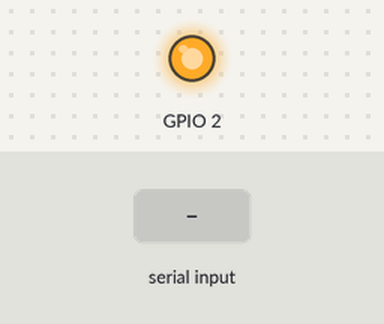
The program below on a simulated ESP32. Shown: output pins drawn as LEDs (lit = HIGH). Inputs (shaded band) come from the test bench. Nothing arrives over Bluetooth unless stated.

Above: at 1.2 s.
1.3 s: "desligar\n" received over the second serial link
At 2.2 s:
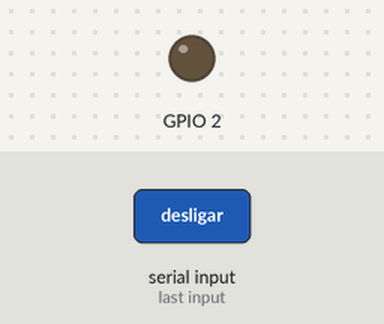
2.8 s: "ligar\n" received over the second serial link
At 3.3 s:
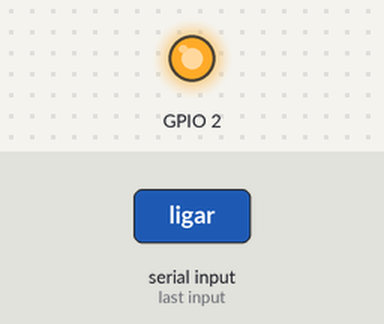
Timing chart, 0 to 5.8 s (numbered marks = the images above; inputs shaded):
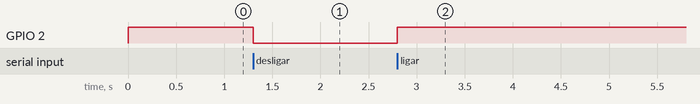

The program:

main.cpp
```cpp
#include <Arduino.h>
#include "BluetoothSerial.h"

BluetoothSerial BT;

String palavra = "";

void setup()
{
 BT.begin("ESPDIEGO1");
 pinMode(2, OUTPUT);
}

void loop()
{
 static bool conectado = false;
 if(BT.hasClient() != conectado)//le quando tem alguem conectado por bluetoofh e vira 1
 {
  conectado = !conectado;
  if(conectado == true)
  {
    digitalWrite(2 ,HIGH);
  }
  else
  {
   digitalWrite(2 ,LOW);
  }
 }
 while(BT.available())//analisa a serial para quando receber algo
 {
  char letra = BT.read();//le oq tem escrito na serial e atribue a uma variavel

  if(letra == '\n')
  {
   palavra = "";
  }

  if(letra != '\n')
  {
   palavra += letra;
  }

  if(palavra.equals("ligar"))
  {
   digitalWrite(2, HIGH);
  }
  if(palavra.equals("desligar"))
  {
   digitalWrite(2, LOW);
  }
 }
}
```

Measured:
- after the input at 1.3 s, GPIO 2: HIGH → LOW at once
- after the input at 2.8 s, GPIO 2: LOW → HIGH at once
